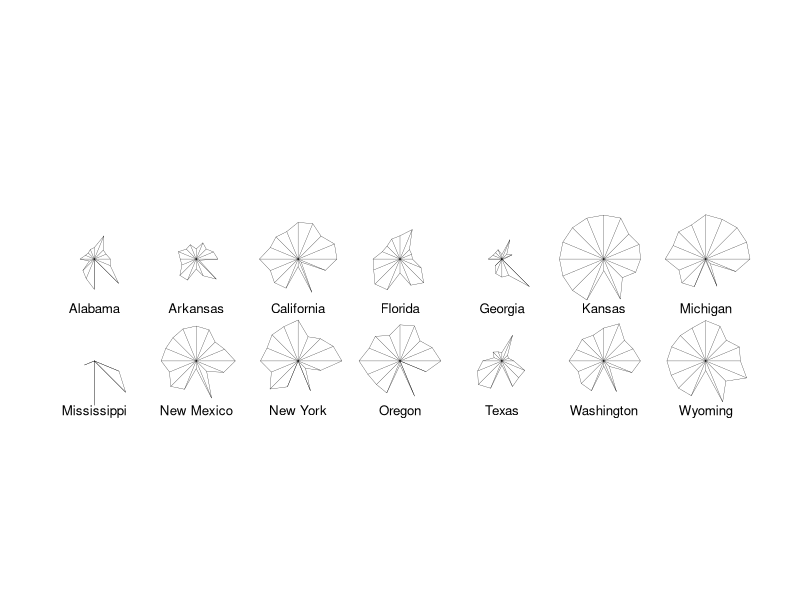
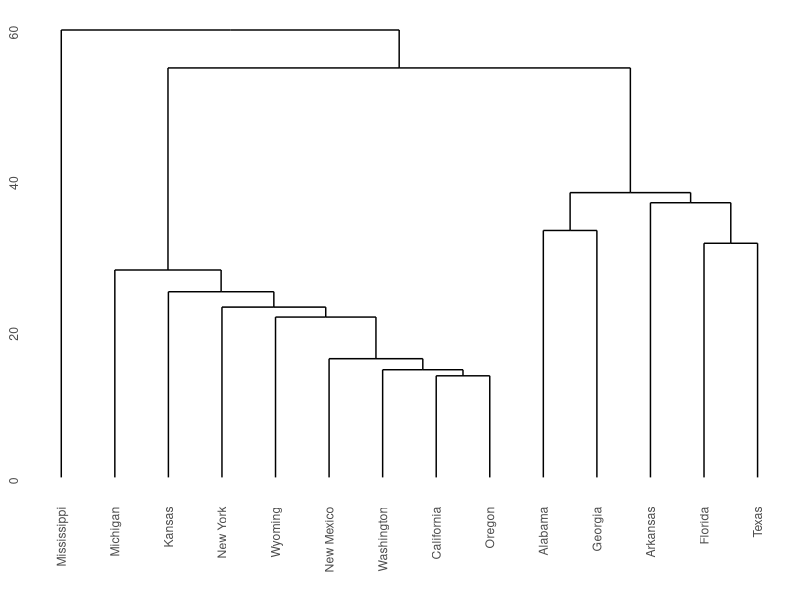
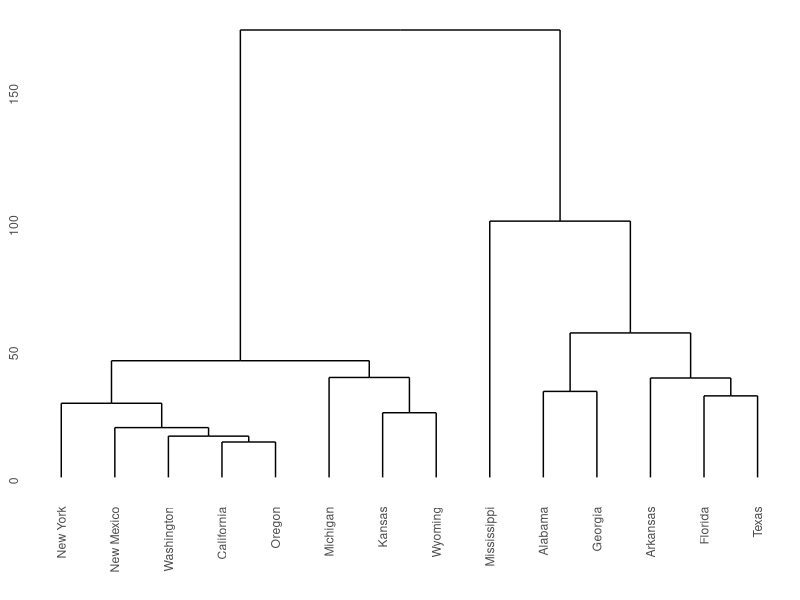

Reproduce these figures in R, in order. (Note: this script raises an error after producing the figures.)
## ---- chunk 1
library(tidyverse)
knitr::opts_chunk$set(comment = "#>")
theme_set(theme_minimal())
options(pillar.sigfig = 5)
## ---- chunk 2
repub <- read_csv("../data/repub.csv") %>%
  column_to_rownames("State") 
repub %>% stars(nrow=2, ncol=7, flip.labels = FALSE)
## ---- chunk 3
library(ggdendro)
repub.dist <- dist(repub,"euclidean")
repub.clust.single <- hclust(repub.dist,method="single")
ggdendrogram(repub.clust.single)
## ---- chunk 4
repub.clust.complete <- hclust(repub.dist,method="complete")
ggdendrogram(repub.clust.complete)
## ---- chunk 5
repub.groups.complete <- repub.clust.complete %>% cutree(h=75)
repub.groups.complete
## ---- chunk 6
    knitr::include_graphics('graphics/linkage_single.png')
## ---- chunk 7
    knitr::include_graphics('graphics/linkage_complete.png')
## ---- chunk 8
set.seed(2)
x <- cbind(rnorm(20, 0.3, 0.1), rnorm(20, 0.3, 0.1))
x <- rbind(x, cbind(rnorm(20, 0.3,0.15), rnorm(20, 0.7,0.15)))
x <- rbind(x, cbind(rnorm(20, 0.8,0.08), rnorm(20, 0.2,0.05)))
clust <- data.frame(x=x[,1],y=x[,2],col=factor(rep(c(1,2,3),each=20)))
ggplot(clust) +
  geom_point(mapping=aes(x=x, y=y, col=col)) +
  guides(x='none', y='none', col='none') +
  labs(x=NULL, y=NULL)
## ---- chunk 9
assign_to_cluster <- function(xy, centers) {
  # assign to centers
  c <- rep(1,nrow(xy));
  for (i in 1:length(c)) {
    d <- sum((xy[i,] - centers[1,])^2)
    for (k in 2:nrow(centers)) {
      d2 <- sum((xy[i,] - centers[k,])^2)
      if (d2 < d) {
        c[i] <- k
        d <- d2
      }
    }
  }
  return(c)
}

compute_centroids <- function(xy, c) {
  # re-evaluate centers
  centers <- matrix(0,max(c),ncol(xy))
  for (k in 1:nrow(centers)) {
    wch <- which(c==k)
    centers[k,] <- colSums(xy[wch,]) / length(wch)
  }
  return(centers)
}

run_iterations <- function(xy, centers, max_iters) {
  out <- list()
  for (i in 1:max_iters) {
    c <- assign_to_cluster(xy, centers)
    out[[i]] <- bind_rows(data.frame(x=xy[,1], y=xy[,2], col=c, iter=i, type="point"),
                          data.frame(x=centers[,1], y=centers[,2], col=1:3, iter=i, type="center"))
    centers <- compute_centroids(xy, c);
  }
  bind_rows(out)
}

xy <- clust[,1:2]
centers <- xy[c(4,59,55),]
df <- run_iterations(xy, centers, max_iters=17)
df %>% filter(iter %in% c(1,2,3,5,9,17)) %>%
  mutate(name = case_when(iter == 1 ~ "Initial means",
                          TRUE ~ paste("Iteration", iter-1))) %>%
  ggplot() +
  geom_point(mapping = aes(x=x, y=y, col=as.factor(col), shape=type, size=type)) +
  facet_wrap(vars(name)) +
  guides(x='none', y='none', col='none', shape='none', size='none') +
  scale_shape_manual(values = c(center='asterisk', point='circle')) +
  scale_size_manual(values = c(center=2, point=1)) +
  labs(x=NULL, y=NULL)
## ---- chunk 10
library(broom)
tibble(k=1:6) %>%
  mutate(km = map(k, ~kmeans(xy, centers=., nstart=20)),
         tidied = map(km, glance)) %>%
  unnest(tidied) %>%
  ggplot() +
  geom_line(mapping = aes(x=k, y=tot.withinss)) +
  labs(x = "k, number of clusters",
       y = "Total within cluster sum of squares")
## ---- chunk 11
library(palmerpenguins)
library(patchwork)
set.seed(32)
penguins <- penguins %>% filter(complete.cases(.))
k <- penguins %>% select(flipper_length_mm, bill_length_mm, body_mass_g) %>%
  mutate(across(everything(), scale)) %>%
  kmeans(centers=3, nstart=20)

g1 <- ggplot(penguins) +
  geom_point(mapping=aes(x=flipper_length_mm,
                         y=body_mass_g,
                         col=species)) +
  guides(col='none')

g2 <- ggplot(k %>% augment(penguins)) +
  geom_point(mapping=aes(x=flipper_length_mm,
                         y=body_mass_g,
                         col=.cluster)) +
  guides(col='none')
g1 + g2
## ---- chunk 12
set.seed(22)
k <- penguins %>% select(flipper_length_mm, bill_length_mm, body_mass_g) %>%
  kmeans(centers=3, nstart=20)

g1 <- ggplot(penguins) +
  geom_point(mapping=aes(x=flipper_length_mm,
                         y=body_mass_g,
                         col=species)) +
  guides(col='none')

g2 <- ggplot(k %>% augment(penguins)) +
  geom_point(mapping=aes(x=flipper_length_mm,
                         y=body_mass_g,
                         col=.cluster)) +
  guides(col='none')
g1 + g2
## ---- chunk 13
peng_ss <- tibble(k=1:6) %>%
  mutate(km = map(k, ~ kmeans(penguins %>%
                                select(flipper_length_mm, bill_length_mm, body_mass_g),
                              centers=., nstart=20)),
         tidied = map(km, glance)) %>%
  unnest(tidied)
peng_ss_scaled <- tibble(k=1:6) %>%
  mutate(km = map(k, ~ kmeans(penguins %>%
                                select(flipper_length_mm, bill_length_mm, body_mass_g) %>%
                                mutate(across(everything(), scale)),
                              centers=., nstart=20)),
         tidied = map(km, glance)) %>%
  unnest(tidied)

g1 <- ggplot(peng_ss_scaled) +
  geom_line(mapping=aes(x=k, y=tot.withinss))
g2 <- ggplot(peng_ss) +
  geom_line(mapping=aes(x=k, y=tot.withinss))
g1+g2
## ---- chunk 14
knitr::include_graphics(file.path("graphics", sprintf("test01_%02i.png", c(2,4,8,16,32,256))))
## ---- chunk 15
library(cluster)
pam(repub, k=3, metric="manhattan")
## ---- chunk 16
repub.dist <- dist(repub, method="manhattan")
pam(repub.dist, k=3)
## ---- chunk 17
x1 <- c(0.3,0.37,0.45)
y1 <- c(0.2,0.3,0.15)
x2 <- c(0.7,0.8,0.85,0.75)
y2 <- c(0.62,0.7,0.61,0.55)
x3 <- c(0.2,0.25,0.32)
y3 <- c(0.6,0.7,0.65)
x <- 0.35
y <- 0.55
par(mar=c(0,0,0,0))
plot(c(x1,x2,x3,x),c(y1,y2,y3,y), xlim=c(0,1), ylim=c(0,1), xaxt="n", yaxt="n", xlab="", ylab="", pch=19,
     asp=1)
for (i in 1:length(x1)) lines(c(x1[i],x),c(y1[i],y))
for (i in 1:length(x2)) lines(c(x2[i],x),c(y2[i],y))
for (i in 1:length(x3)) lines(c(x3[i],x),c(y3[i],y))
text(x-0.04,y-0.015,"x")
theta <- seq(0,2*pi,by=2*pi/100)
lines(0.38+0.12*cos(theta),0.22+0.12*sin(theta), lty="dotted")
text(0.38,0.22-0.17,"B")
lines(0.77+0.12*cos(theta),0.63+0.12*sin(theta), lty="dotted")
text(0.77,0.63+0.17,"C")
lines(0.28+0.12*cos(theta),0.62+0.12*sin(theta), lty="dotted")
text(0.28,0.62+0.17,"A")
## ---- chunk 18
library(cluster)
repub.dist <- dist(repub, method="manhattan")
repub.pam.1 <- pam(repub.dist, k=3)
repub.pam.2 <- pam(repub.dist, k=4)
plot(silhouette(repub.pam.1), border=NA, do.clus.stat=FALSE, do.n.k=FALSE,
     main="3 clusters")
plot(silhouette(repub.pam.2), border=NA, do.clus.stat=FALSE, do.n.k=FALSE,
     main="4 clusters")
## ---- chunk 19
    repub.pam.2 %>% pluck('silinfo', 'widths')
## ---- chunk 20
repub.pam.2 %>% pluck('silinfo', 'widths') %>%
  as.data.frame() %>%
  rownames_to_column("State") %>%
  ggplot() +
  geom_col(mapping = aes(y=as_factor(State), x=sil_width)) +
  labs(x="Silhouette width", y=NULL)
## ---- chunk 21
set.seed(27)
peng.scaled <- penguins %>%
  select(flipper_length_mm, bill_length_mm, bill_depth_mm, body_mass_g) %>%
  mutate(across(everything(), scale))
peng.km.1 <- peng.scaled %>% kmeans(centers=3, nstart=20)
peng.km.2 <- peng.scaled %>% kmeans(centers=4, nstart=20)
peng.dist <- peng.scaled %>% dist(method='euclidean')
peng.sil.1 <- peng.km.1 %>% pluck('cluster') %>% silhouette(dist=peng.dist)
peng.sil.2 <- peng.km.2 %>% pluck('cluster') %>% silhouette(dist=peng.dist)
peng.sil <- bind_rows(
    peng.sil.1[] %>% as.data.frame() %>% mutate(k='k=3'),
    peng.sil.2[] %>% as.data.frame() %>% mutate(k='k=4')
  ) %>%
  mutate(cluster = as.factor(cluster))

ggplot(peng.sil) +
  geom_boxplot(mapping = aes(x=cluster, y=sil_width)) +
  facet_wrap(vars(k), scales='free_x')
